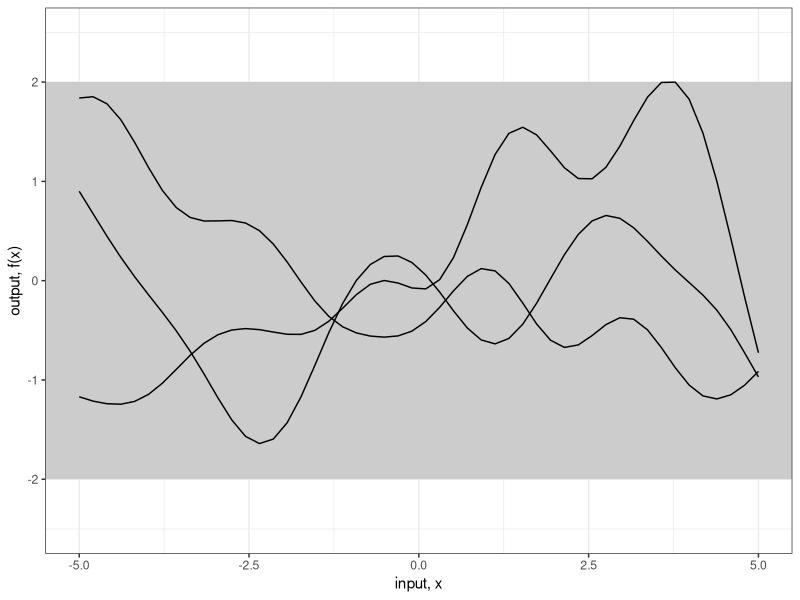
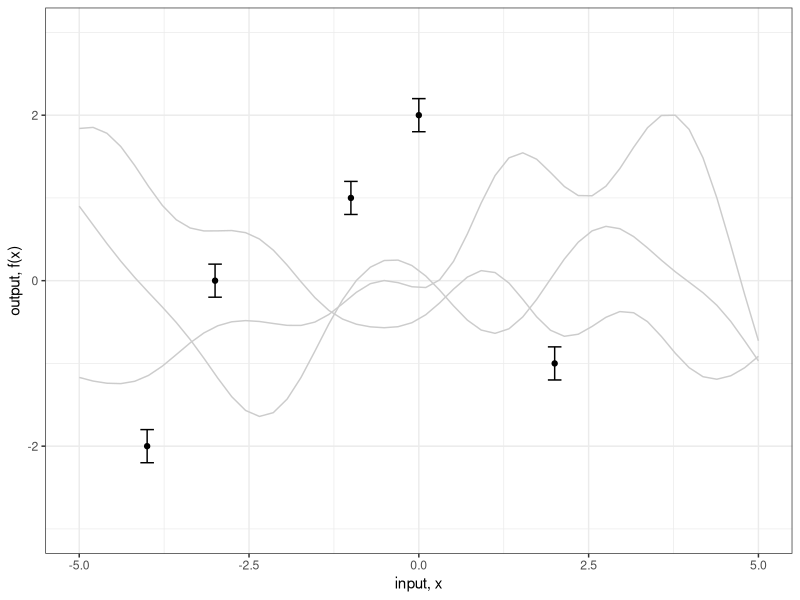
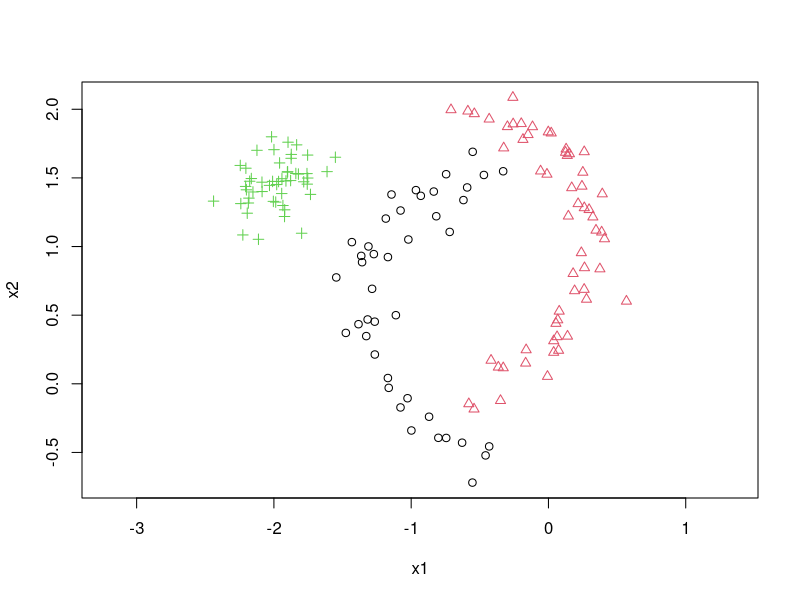

Source code (R) for these figures, in order:
## ---- chunk 1
require(MASS)
require(plyr)
require(reshape2)
require(ggplot2)
## ---- chunk 2
set.seed(12345)
## ---- chunk 3
calcK <- function(X1,X2,l=1) {
  K <- matrix(0, nrow=length(X1), ncol=length(X2))
  for (i in 1:nrow(K)) {
    for (j in 1:ncol(K)) {
      K[i,j] <- exp(-0.5*(abs(X1[i]-X2[j])/l)^2)
    }
  }
  return(K)
}
## ---- chunk 4
x.star <- seq(-5,5,len=50)
Kmat <- calcK(x.star,x.star)
n.samples <- 3
values <- matrix(rep(0,length(x.star)*n.samples), ncol=n.samples)
for (i in 1:n.samples) {
  # Each column represents a sample from a multivariate normal distribution
  # with zero mean and covariance Kmat
  values[,i] <- mvrnorm(1, rep(0, length(x.star)), Kmat)
}
values <- cbind(x=x.star,as.data.frame(values))
values <- melt(values,id="x")
# Plot the result
ggplot(values,aes(x=x,y=value)) +
  geom_rect(xmin=-Inf, xmax=Inf, ymin=-2, ymax=2, fill="grey80") +
  geom_line(aes(group=variable)) +
  theme_bw() +
  scale_y_continuous(lim=c(-2.5,2.5), name="output, f(x)") +
  xlab("input, x")
## ---- chunk 5
f <- data.frame(x=c(-4,-3,-1,0,2),
                y=c(-2,0,1,2,-1))
## ---- chunk 6
x <- f$x
k.xx <- calcK(x,x)
k.xxs <- calcK(x,x.star)
k.xsx <- calcK(x.star,x)
k.xsxs <- calcK(x.star,x.star)
f.star.bar <- k.xsx%*%solve(k.xx)%*%f$y
cov.f.star <- k.xsxs - k.xsx%*%solve(k.xx)%*%k.xxs
## ---- chunk 7
sigma.n <- 0.1
f.bar.star <- k.xsx%*%solve(k.xx + sigma.n^2*diag(1, ncol(k.xx)))%*%f$y
cov.f.star <- k.xsxs - k.xsx%*%solve(k.xx + sigma.n^2*diag(1, ncol(k.xx)))%*%k.xxs

# YOUR CODE HERE

ggplot(values, aes(x=x,y=value)) + 
  geom_line(aes(group=variable), colour="grey80") +
  geom_errorbar(data=f,aes(x=x,y=NULL,ymin=y-2*sigma.n, ymax=y+2*sigma.n), width=0.2) +
  geom_point(data=f,aes(x=x,y=y)) +
  theme_bw() +
  scale_y_continuous(lim=c(-3,3), name="output, f(x)") +
  xlab("input, x")
## ---- chunk 8
th=runif(100,-pi,pi)
y= ifelse(th < 0, 1, 2)
x1=sin(th)-y/3+rnorm(100,sd=0.1)
x2=cos(th)+y/2+rnorm(100,sd=0.1)
x1=c(x1,rnorm(50,-2,0.2))
x2=c(x2,rnorm(50,1.5,0.2))
y=c(y,rep(3,50))
plot(x1,x2,asp=1,col=y,pch=y)

idx <- sample.int(length(y),length(y)/2)
train.X <- cbind(x1[idx],x2[idx])
train.Y <- y[idx]
test.X <- cbind(x1[-idx],x2[-idx])
test.Y <- y[-idx]
